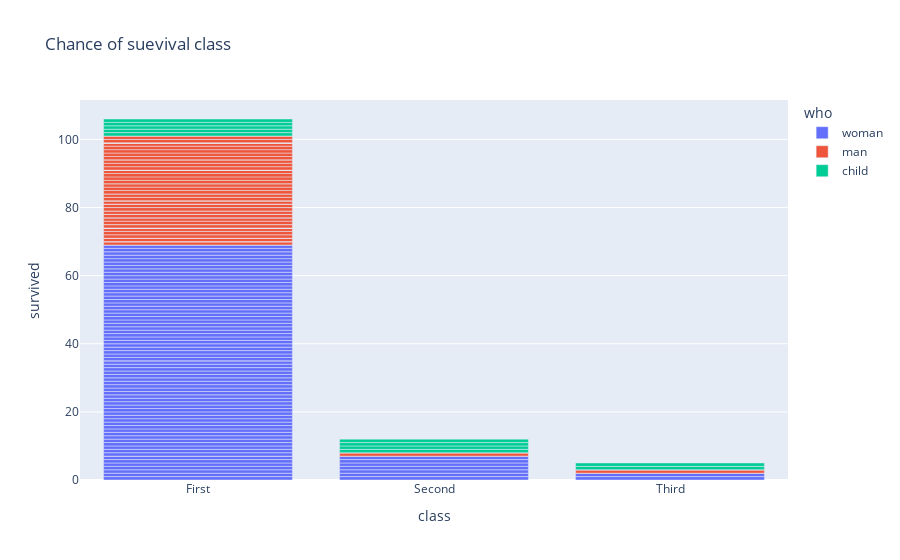

Write notebook code for a chart like this one.
### Markdown cell above
## Which social class had a better chance of survival?

### Code cell
fig = px.bar(titanic,x='class',y='survived',title='Chance of suevival class',color='who', orientation='v')
fig.show()

### Figure 1 — Plotly figure (JSON) as saved in the notebook; plotly's stock layout.template omitted (floating-point values rounded to 4 significant figures)
{"data": [{"alignmentgroup": "True", "hovertemplate": "who=woman<br>class=%{x}<br>survived=%{y}<extra></extra>", "legendgroup": "woman", "marker": {"color": "#636efa", "pattern": {"shape": ""}}, "name": "woman", "offsetgroup": "woman", "orientation": "v", "showlegend": true, "textposition": "auto", "type": "bar", "x": ["First", "First", "First", "First", "Second", "First", "Second", "First", "First", "First", "First", "First", "First", "First", "First", "Third", "First", "First", "First", "First", "First", "First", "First", "First", "First", "First", "First", "First", "First", "Second", "First", "First", "First", "Second", "First", "First", "First", "First", "Third", "First", "Second", "First", "First", "First", "First", "Second", "First", "First", "First", "First", "First", "First", "First", "First", "First", "First", "First", "First", "First", "First", "First", "First", "First", "Second", "First", "First", "First", "First", "First", "Second", "First", "First", "First", "First", "First", "Third", "First", "First", "First", "First", "First", "First"], "xaxis": "x", "y": [1, 1, 1, 1, 1, 1, 1, 1, 1, 0, 1, 1, 1, 1, 1, 0, 1, 1, 1, 1, 1, 1, 1, 1, 1, 1, 1, 1, 1, 1, 1, 1, 1, 1, 1, 1, 1, 1, 1, 1, 1, 1, 1, 0, 1, 1, 1, 1, 1, 1, 1, 1, 1, 1, 1, 1, 1, 1, 1, 1, 1, 1, 1, 1, 1, 1, 1, 1, 1, 0, 1, 1, 1, 1, 1, 1, 1, 1, 1, 1, 1, 1], "yaxis": "y"}, {"alignmentgroup": "True", "hovertemplate": "who=man<br>class=%{x}<br>survived=%{y}<extra></extra>", "legendgroup": "man", "marker": {"color": "#EF553B", "pattern": {"shape": ""}}, "name": "man", "offsetgroup": "man", "orientation": "v", "showlegend": true, "textposition": "auto", "type": "bar", "x": ["First", "Second", "First", "First", "First", "First", "Third", "First", "First", "First", "First", "First", "First", "First", "First", "First", "Second", "First", "First", "First", "First", "First", "First", "First", "First", "First", "First", "Second", "First", "First", "First", "First", "First", "First", "Third", "First", "First", "First", "First", "First", "First", "First", "First", "First", "First", "First", "First", "First", "First", "First", "First", "First", "First", "First", "First", "First", "First", "First", "First", "First", "First", "First", "First", "First", "First", "First", "First", "First", "First", "First", "Third", "First", "First", "First", "Third", "First", "First", "First", "First", "First", "First", "First", "First", "First", "First", "First", "First"], "xaxis": "x", "y": [0, 1, 1, 0, 0, 0, 0, 0, 0, 1, 0, 0, 0, 0, 0, 0, 0, 0, 0, 1, 1, 0, 1, 0, 0, 0, 0, 0, 0, 0, 0, 1, 0, 1, 1, 1, 0, 0, 1, 0, 1, 0, 1, 0, 1, 0, 0, 0, 1, 0, 0, 0, 1, 1, 0, 1, 1, 1, 0, 1, 1, 1, 1, 0, 0, 0, 1, 1, 1, 0, 0, 1, 1, 1, 0, 1, 1, 0, 0, 0, 0, 0, 0, 1, 0, 0, 1], "yaxis": "y"}, {"alignmentgroup": "True", "hovertemplate": "who=child<br>class=%{x}<br>survived=%{y}<extra></extra>", "legendgroup": "child", "marker": {"color": "#00cc96", "pattern": {"shape": ""}}, "name": "child", "offsetgroup": "child", "orientation": "v", "showlegend": true, "textposition": "auto", "type": "bar", "x": ["Third", "Second", "Second", "Third", "First", "First", "Second", "First", "First", "Second", "First", "Third", "First"], "xaxis": "x", "y": [1, 1, 1, 0, 0, 1, 1, 1, 1, 1, 1, 1, 1], "yaxis": "y"}], "layout": {"barmode": "relative", "legend": {"title": {"text": "who"}, "tracegroupgap": 0}, "title": {"text": "Chance of suevival class"}, "xaxis": {"anchor": "y", "domain": [0, 1], "title": {"text": "class"}}, "yaxis": {"anchor": "x", "domain": [0, 1], "title": {"text": "survived"}}}}
